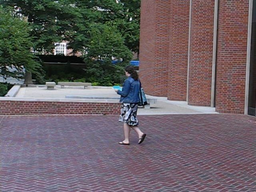
#> input picture yx2534/people1_01.ppm, 256 x 192 px, shrunk from 640 x 480 before the run
$ jupyter execute Lucas-Kanade.ipynb   (shell and % lines are left out)
#> lines starting #> are read from the running program, lines starting #| are printed output that depends on the picture
[cell 1]

import numpy as np
import matplotlib.pyplot as plt
import math
import skimage
from skimage import io
from skimage.color import rgb2gray
from skimage import filters
import matplotlib as mpl
import cv2

[cell 2]
im_path1 = 'people1_01.ppm'
im_path2 = 'people1_02.ppm'
im1 = io.imread(im_path1)
#> im1 is the input picture: shape (192, 256, 3); mean R, G, B 104.7, 95, 99.1
im2 = io.imread(im_path2)
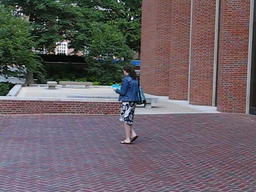
#> input picture yx2534/people1_02.ppm, 256 x 192 px, shrunk from 640 x 480 before the run
#> im2 is the input picture: shape (192, 256, 3); mean R, G, B 105, 95.4, 99.6
im1 = rgb2gray(im1)
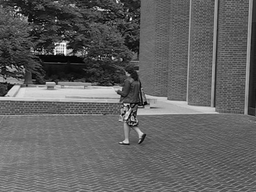
#> im1: shape (192, 256) float64; min 0, max 1, mean 0.382
im2 = rgb2gray(im2)
#> im2: shape (192, 256) float64

im1 = im1 / 255.0
im2 = im2 / 255.0
im1 = cv2.blur(im1,(5,5))
im2 = cv2.blur(im2,(5,5))
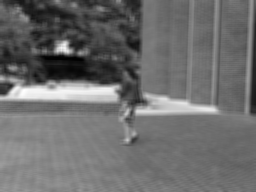
#> im2: shape (192, 256) float64; min 0.000118, max 0.00335, mean 0.0015; drawn with min black and max white

Ix = filters.sobel_v(im1)
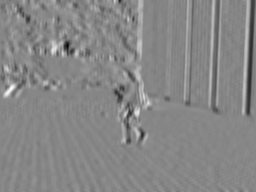
#> Ix: shape (192, 256) float64; min -0.00111, max 0.000989, mean -4.29e-06; drawn with min black and max white
Iy = filters.sobel_h(im1)
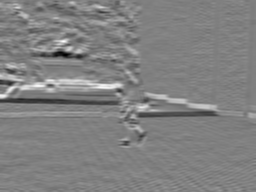
#> Iy: shape (192, 256) float64; min -0.00114, max 0.00113, mean 5.66e-06; drawn with min black and max white
It = im2 - im1
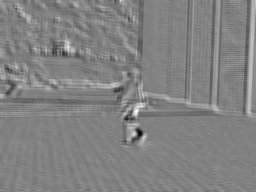
#> It: shape (192, 256) float64; min -0.00107, max 0.00104, mean 5.47e-06; drawn with min black and max white

rows, cols = im1.shape
#> rows = 192; cols = 256
neighbor_size = 5

[cell 3]
def lucas_kanade (im1, im2, neighbor_size):
#> called with neighbor_size = 5
    u = np.zeros(im1.shape)
    v = np.zeros(im1.shape)
    offset = int(neighbor_size / 2)
    for i in range(offset, rows - offset):
        for j in range(offset, cols - offset):
            A = neighbor_calc(i, j, Ix, Iy, neighbor_size)
            b = timeDeriv(i, j, It, neighbor_size)
            temp = np.linalg.lstsq(A,-b,rcond=None)[0]

            u[i, j] = temp[0]
            v[i, j] = temp[1]
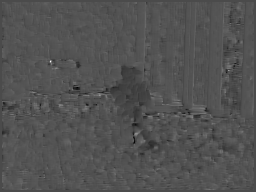
#> u: shape (192, 256) float64; min -5.36, max 12.7, mean 0.475; drawn with min black and max white
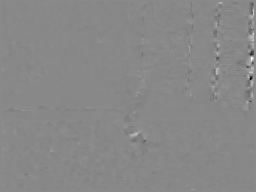
#> v: shape (192, 256) float64; min -26.58, max 22.59, mean -0.3; drawn with min black and max white
    return u, v

[cell 4]
def neighbor_calc (row, col, Ix, Iy, neighbor_size):
    offset = int(neighbor_size / 2)
    A = np.zeros((neighbor_size ** 2, 2), float)
    index = 0
    for x in range(-offset, offset):
        for y in range(-offset, offset):
            A[index, 0] = Ix[row + x, col + y]
            A[index, 1] = Iy[row + x, col + y]
            index += 1

    return A

[cell 5]
def timeDeriv (row, col, It, neighbor_size):
    offset = int(neighbor_size / 2)
    b = np.zeros((neighbor_size ** 2, 1), float)
    index = 0
    for x in range(-offset, offset):
        for y in range(-offset, offset):
            b[index] = It[row + x, col + y]
            index += 1

    return b

[cell 6]
u, v = lucas_kanade(im1, im2, neighbor_size)

vector_mag = np.sqrt(u ** 2 + v ** 2)
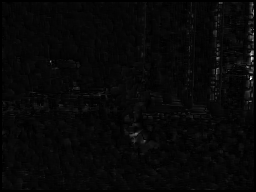
#> vector_mag: shape (192, 256) float64; min 0, max 26.66, mean 0.8; drawn with min black and max white


# Subsample the vector field to make it less dense
subsample = 6
sub_u = u[0:rows:subsample, 0:cols:subsample]
sub_v = v[0:rows:subsample, 0:cols:subsample]
xc = np.linspace(0, cols, sub_u.shape[1])
yc = np.linspace(0, rows, sub_u.shape[0])
# Locations of the vectors
xv, yv = np.meshgrid(xc, yc)
fig0 = plt.figure(figsize = (14,7))
plt.imshow(im1,cmap = 'gray')
plt.title('Optical Flow'), plt.xticks([]), plt.yticks([])
# Plot the vectors
plt.quiver(xv, yv, sub_u, sub_v, color='y')


#vector_im = vector_im * 255

fig1 = plt.figure(figsize = (7,7))
plt.axis('off')
plt.imshow(im1, cmap='gray')
plt.title("1st image")
plt.show()
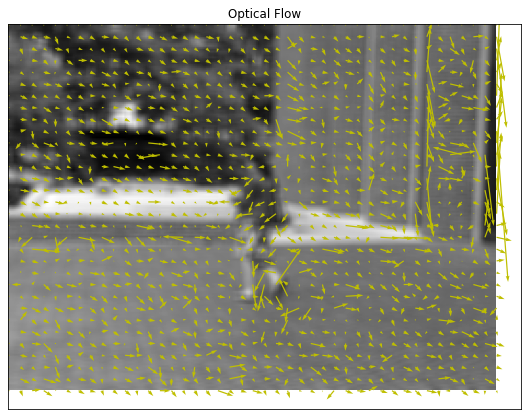
#> figure drawn by matplotlib, 1 panel
fig2 = plt.figure(figsize = (7,7))
plt.axis('off')
plt.imshow(im2, cmap='gray')
plt.title("2nd image")
plt.show()


fig3 = plt.figure(figsize = (7,7))
plt.axis('off')
plt.imshow(vector_mag, cmap='gray')
plt.title("Magnitude of vectors")
plt.show()
